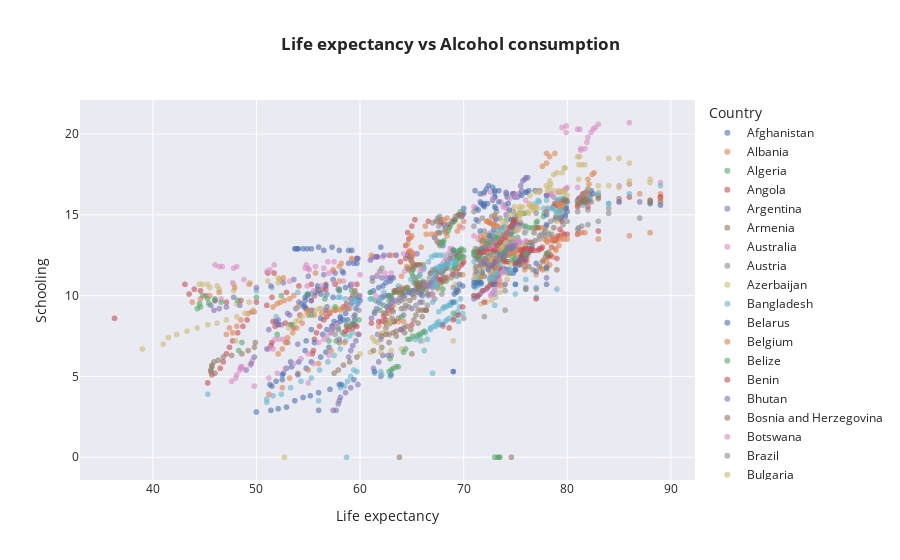

The notebook cell saved with this chart:
### Markdown cell above
Тривалість навчання дуже сильно позитивно корелює з тривалістю життя (0.8)

### Code cell
px.scatter(df,y='Schooling',x='Life expectancy ',template='seaborn',color='Country',opacity=0.6,title='<b>Life expectancy vs Alcohol consumption')
